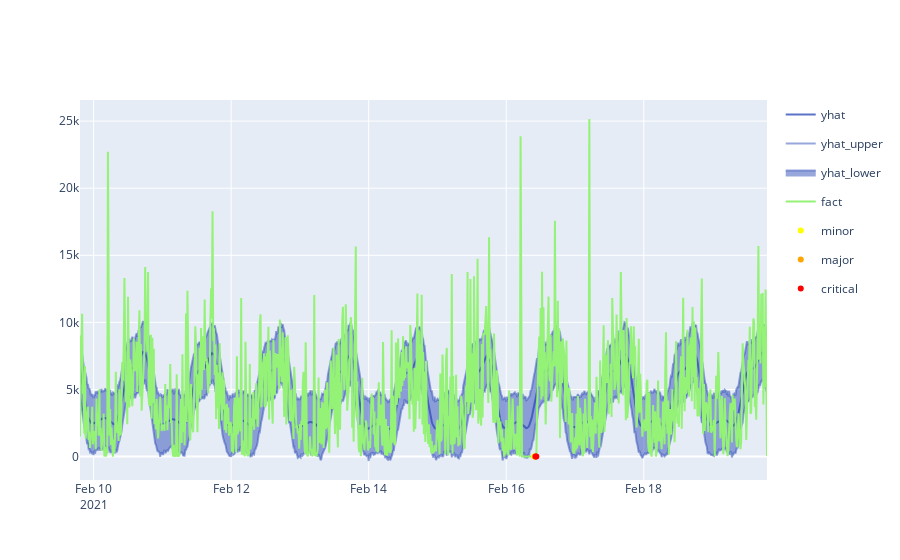

Notebook code cell kept with this figure:
### Markdown cell above
# Detect anomaly based on step multiplicator for adjacent ouliers

We detect the anomalies for all outliers lower than the model and we increase a multiplicator for the adjacents outliers.

Conclusion: We erase false positive because we don't consider no adjacent outlier and we detect the main incident at 9:45 am.

### Code cell
step = 0.1
#calculate the adjacent outliers and sum the distance
forecasted['crossing'] = (forecasted.anomaly != forecasted.anomaly.shift()).cumsum()
forecasted['score_multiplicator'] = forecasted.groupby(['crossing','anomaly']).cumcount() * step
forecasted.loc[forecasted['anomaly'] == 0,'score_multiplicator'] = 0
forecasted.loc[forecasted['anomaly'] != 0, 'distance'] = forecasted['distance'] * forecasted['score_multiplicator']

#filter the outliers that lower than the model
anomalies = forecasted[forecasted['anomaly'] ==-1]

categorized(anomalies)
anomalies = anomalies[(anomalies['category'] != 'warning')]
showAnomalies(forecasted, anomalies)

### Figure 1 — Plotly figure (JSON) as saved in the notebook; plotly's stock layout.template omitted (floating-point values rounded to 4 significant figures; data arrays with more than 128 entries replaced by an {"elided": "..."} marker saying what was removed)
{"data": [{"line": {"color": "rgba(51, 81, 184, 0.8)"}, "name": "yhat", "type": "scatter", "x": {"elided": "960 str values"}, "y": {"elided": "960 float values"}}, {"customdata": {"elided": "960 float values"}, "hovertemplate": "yhat_upper:%{y:.3f}<br>ref:%{customdata:.2f}", "line": {"color": "rgba(51, 81, 184, 0.5)"}, "name": "yhat_upper", "type": "scatter", "x": {"elided": "960 str values"}, "y": {"elided": "960 float values"}}, {"customdata": {"elided": "960 float values"}, "fill": "tonexty", "hovertemplate": "yhat_upper:%{y:.3f}<br>ref:%{customdata:.2f}", "line": {"color": "rgba(51, 81, 184, 0.5)"}, "name": "yhat_lower", "type": "scatter", "x": {"elided": "960 str values"}, "y": {"elided": "960 float values"}}, {"line": {"color": "rgba(148, 242, 119, 1)"}, "name": "fact", "type": "scatter", "x": {"elided": "960 str values"}, "y": {"elided": "960 int values"}}, {"customdata": [[0.3277]], "hovertemplate": "category=minor<br>ds=%{x}<br>fact=%{y}<br>distance=%{customdata[0]:.2f}<extra></extra>", "legendgroup": "minor", "marker": {"color": "yellow", "symbol": "circle"}, "mode": "markers", "name": "minor", "orientation": "v", "showlegend": true, "type": "scatter", "x": ["2021-02-16T09:45:00"], "xaxis": "x", "y": [0], "yaxis": "y"}, {"customdata": [[0.5905]], "hovertemplate": "category=major<br>ds=%{x}<br>fact=%{y}<br>distance=%{customdata[0]:.2f}<extra></extra>", "legendgroup": "major", "marker": {"color": "orange", "symbol": "circle"}, "mode": "markers", "name": "major", "orientation": "v", "showlegend": true, "type": "scatter", "x": ["2021-02-16T10:00:00"], "xaxis": "x", "y": [0], "yaxis": "y"}, {"customdata": [[1], [1.611]], "hovertemplate": "category=critical<br>ds=%{x}<br>fact=%{y}<br>distance=%{customdata[0]:.2f}<extra></extra>", "legendgroup": "critical", "marker": {"color": "red", "symbol": "circle"}, "mode": "markers", "name": "critical", "orientation": "v", "showlegend": true, "type": "scatter", "x": ["2021-02-16T10:15:00", "2021-02-16T10:30:00"], "xaxis": "x", "y": [0, 0], "yaxis": "y"}], "layout": {"hovermode": "x unified"}}
